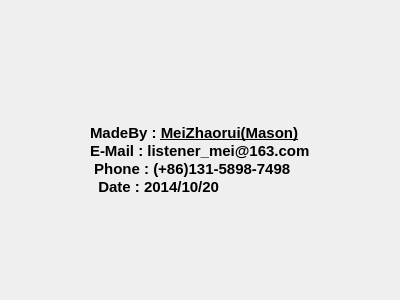
<?xml version="1.0" encoding="UTF-8"?>
<ui version="4.0">
 <class>about_widget</class>
 <widget class="QWidget" name="about_widget">
  <property name="geometry">
   <rect>
    <x>0</x>
    <y>0</y>
    <width>400</width>
    <height>300</height>
   </rect>
  </property>
  <property name="windowTitle">
   <string>Form</string>
  </property>
  <layout class="QVBoxLayout" name="verticalLayout_3">
   <item>
    <layout class="QVBoxLayout" name="verticalLayout_2">
     <item>
      <spacer name="verticalSpacer">
       <property name="orientation">
        <enum>Qt::Vertical</enum>
       </property>
       <property name="sizeHint" stdset="0">
        <size>
         <width>20</width>
         <height>40</height>
        </size>
       </property>
      </spacer>
     </item>
     <item>
      <layout class="QHBoxLayout" name="horizontalLayout">
       <item>
        <spacer name="horizontalSpacer">
         <property name="orientation">
          <enum>Qt::Horizontal</enum>
         </property>
         <property name="sizeHint" stdset="0">
          <size>
           <width>40</width>
           <height>20</height>
          </size>
         </property>
        </spacer>
       </item>
       <item>
        <layout class="QVBoxLayout" name="verticalLayout">
         <item>
          <widget class="QLabel" name="logo">
           <property name="text">
            <string/>
           </property>
           <property name="textFormat">
            <enum>Qt::AutoText</enum>
           </property>
           <property name="pixmap">
            <pixmap resource="kuplayer.qrc">:/logo/logo</pixmap>
           </property>
           <property name="alignment">
            <set>Qt::AlignCenter</set>
           </property>
          </widget>
         </item>
         <item>
          <widget class="QLabel" name="label">
           <property name="text">
            <string>&lt;!DOCTYPE HTML PUBLIC &quot;-//W3C//DTD HTML 4.0//EN&quot; &quot;http://www.w3.org/TR/REC-html40/strict.dtd&quot;&gt;
&lt;html&gt;&lt;head&gt;&lt;meta name=&quot;qrichtext&quot; content=&quot;1&quot; /&gt;&lt;style type=&quot;text/css&quot;&gt;
p, li { white-space: pre-wrap; }
&lt;/style&gt;&lt;/head&gt;&lt;body style=&quot; font-family:'Ubuntu'; font-size:11pt; font-weight:400; font-style:normal;&quot;&gt;
&lt;p style=&quot; margin-top:0px; margin-bottom:0px; margin-left:0px; margin-right:0px; -qt-block-indent:0; text-indent:0px;&quot;&gt;&lt;span style=&quot; font-family:'consolas'; font-weight:600; color:#000000;&quot;&gt;MadeBy : &lt;/span&gt;&lt;a href=&quot;https://github.com/listener/kuplayer&quot;&gt;&lt;span style=&quot; font-family:'consolas'; font-weight:600; color:#000000;&quot;&gt;MeiZhaorui(Mason)&lt;/span&gt;&lt;/a&gt;&lt;span style=&quot; font-family:'consolas'; font-weight:600; color:#000000;&quot;&gt; &lt;/span&gt;&lt;/p&gt;
&lt;p style=&quot; margin-top:0px; margin-bottom:0px; margin-left:0px; margin-right:0px; -qt-block-indent:0; text-indent:0px;&quot;&gt;&lt;span style=&quot; font-family:'consolas'; font-weight:600; color:#000000;&quot;&gt;E-Mail : listener_mei@163.com&lt;/span&gt;&lt;/p&gt;
&lt;p style=&quot; margin-top:0px; margin-bottom:0px; margin-left:0px; margin-right:0px; -qt-block-indent:0; text-indent:0px;&quot;&gt;&lt;span style=&quot; font-family:'consolas'; font-weight:600; color:#000000;&quot;&gt; Phone : (+86)131-5898-7498&lt;/span&gt;&lt;/p&gt;
&lt;p style=&quot; margin-top:0px; margin-bottom:0px; margin-left:0px; margin-right:0px; -qt-block-indent:0; text-indent:0px;&quot;&gt;&lt;span style=&quot; font-family:'consolas'; font-weight:600; color:#000000;&quot;&gt;  Date : 2014/10/20 &lt;/span&gt;&lt;/p&gt;&lt;/body&gt;&lt;/html&gt;</string>
           </property>
          </widget>
         </item>
        </layout>
       </item>
       <item>
        <spacer name="horizontalSpacer_2">
         <property name="orientation">
          <enum>Qt::Horizontal</enum>
         </property>
         <property name="sizeHint" stdset="0">
          <size>
           <width>40</width>
           <height>20</height>
          </size>
         </property>
        </spacer>
       </item>
      </layout>
     </item>
     <item>
      <spacer name="verticalSpacer_2">
       <property name="orientation">
        <enum>Qt::Vertical</enum>
       </property>
       <property name="sizeHint" stdset="0">
        <size>
         <width>20</width>
         <height>40</height>
        </size>
       </property>
      </spacer>
     </item>
    </layout>
   </item>
  </layout>
 </widget>
 <resources>
  <include location="kuplayer.qrc"/>
 </resources>
 <connections/>
</ui>
